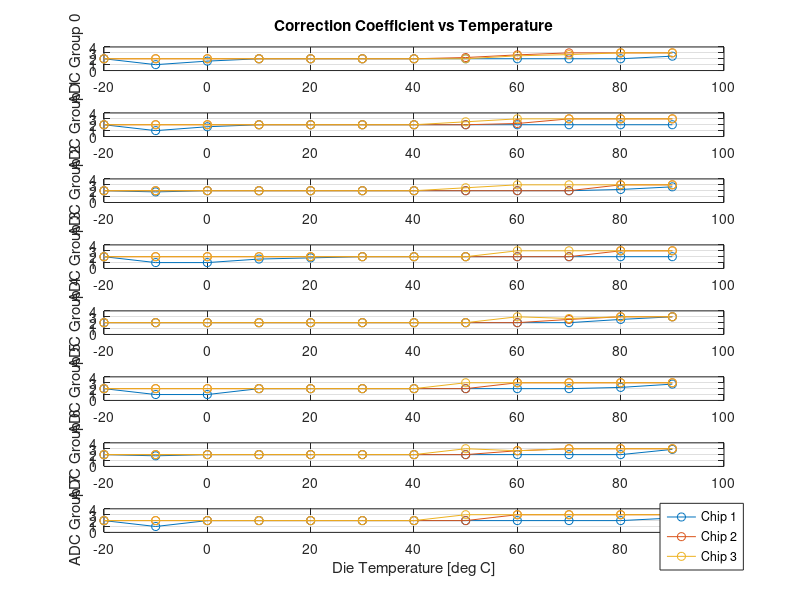

The MATLAB source for this figure:
TEMP   = [-20 -10 0 10 20 30 40 50 60 70 80 90                         ];

GRP0C1 = [2 1    1.6   2    2    2    2   2   2   2   2    2.44        ];
GRP1C1 = [2 1    1.66  2    2    2    2   2   2   2   2    2           ];
GRP2C1 = [2 1.8  2     2    2    2    2   2   2   2   2.21 2.66        ];
GRP3C1 = [2 1    1     1.6  1.8  2    2   2   2   2   2    2           ];
GRP4C1 = [2 2    2     2    2    2    2   2   2   2   2.55 3           ];
GRP5C1 = [2 1    1     2    2    2    2   2   2   2   2.21 2.77        ];
GRP6C1 = [2 1.8  2     2    2    2    2   2   2   2   2    2.89        ];
GRP7C1 = [2 1    2     2    2    2    2   2   2   2   2    2.44        ];

GRP0C2 = [2 2    2     2    2    2    2   2.21 2.66    3   3    3      ];
GRP1C2 = [2 2    2     2    2    2    2   2    2.21    3   3    3      ];
GRP2C2 = [2 2    2     2    2    2    2   2    2       2   3    3      ];
GRP3C2 = [2 2    2     2    2    2    2   2    2       2   3    3      ];
GRP4C2 = [2 2    2     2    2    2    2   2    2       2.55 3   3      ];
GRP5C2 = [2 2    2     2    2    2    2   2    3       3   3    3      ];
GRP6C2 = [2 2    2     2    2    2    2   2    2.66    3   3    3      ];
GRP7C2 = [2 2    2     2    2    2    2   2    3       3   3    3      ];

GRP0C3 = [2 2    2     2    2    2    2   2    2.5    2.71  3    3     ];
GRP1C3 = [2 2    2     2    2    2    2   2.5  3       3    3    3     ];
GRP2C3 = [2 2    2     2    2    2    2   2    3       3    3    3     ];
GRP3C3 = [2 2    2     2    2    2    2   2    3       3    3    3     ];
GRP4C3 = [2 2    2     2    2    2    2   2    3       2.71 3    3     ];
GRP5C3 = [2 2    2     2    2    2    2   3    3       3    3    3     ];
GRP6C3 = [2 2    2     2    2    2    2   3    2.66    3    3    3     ];
GRP7C3 = [2 2    2     2    2    2    2   3    3       3    3    3     ];


figure();


ax1 = subplot(8,1,1);
plot(ax1,TEMP,GRP0C1,'-o');
ylim([0 4]);
grid on;
hold on;
plot(ax1,TEMP,GRP0C2,'-o');
plot(ax1,TEMP,GRP0C3,'-o');
ylabel('ADC Group 0');

title('Correction Coefficient vs Temperature');

ax2 = subplot(8,1,2);
plot(ax2,TEMP,GRP1C1,'-o');
ylim([0 4]);
grid on;
hold on;
plot(ax2,TEMP,GRP1C2,'-o');
plot(ax2,TEMP,GRP1C3,'-o');
ylabel('ADC Group 1');

ax3 = subplot(8,1,3);
plot(ax3,TEMP,GRP2C1,'-o');
ylim([0 4]);
grid on;
hold on;
plot(ax3,TEMP,GRP2C2,'-o');
plot(ax3,TEMP,GRP1C3,'-o');
ylabel('ADC Group 2');

ax4 = subplot(8,1,4);
plot(ax4,TEMP,GRP3C1,'-o');
ylim([0 4]);
grid on;
hold on;
plot(ax4,TEMP,GRP3C2,'-o');
plot(ax4,TEMP,GRP3C3,'-o');
ylabel('ADC Group 3');

ax5 = subplot(8,1,5);
plot(ax5,TEMP,GRP4C1,'-o');
ylim([0 4]);
grid on;
hold on;
plot(ax5,TEMP,GRP4C2,'-o');
plot(ax5,TEMP,GRP4C3,'-o');
ylabel('ADC Group 4');

ax6 = subplot(8,1,6);
plot(ax6,TEMP,GRP5C1,'-o');
ylim([0 4]);
grid on;
hold on;
plot(ax6,TEMP,GRP5C2,'-o');
plot(ax6,TEMP,GRP5C3,'-o');

ylabel('ADC Group 5');

ax7 = subplot(8,1,7);
plot(ax7,TEMP,GRP6C1,'-o');
ylim([0 4]);
grid on;
hold on;
plot(ax7,TEMP,GRP6C2,'-o');
plot(ax7,TEMP,GRP6C3,'-o');

ylabel('ADC Group 6');

ax8 = subplot(8,1,8);
plot(ax8,TEMP,GRP7C1,'-o');
grid on;
hold on;
plot(ax8,TEMP,GRP7C2,'-o');
plot(ax8,TEMP,GRP7C3,'-o');
hL = legend('Chip 1','Chip 2','Chip 3');
ylim([0 4]);
ylabel('ADC Group 7');
xlabel('Die Temperature [deg C]');


newPosition = [0.825 0.05 0.1 0.1];

newUnits = 'normalized';

set(hL,'Position', newPosition,'Units', newUnits);
